Frame 1 (no input): blank canvas, image omitted
Frame 60 (the mouse pressed at the canvas centre just before this capture): blank canvas, image omitted
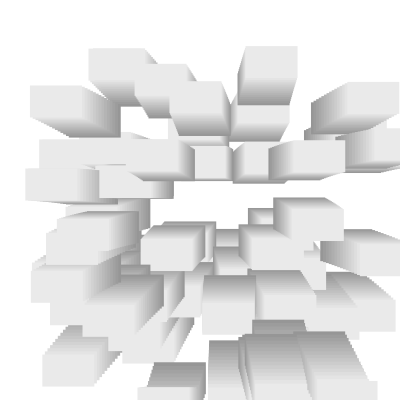
Frame 120 (the mouse held since frame 60 and released just before this capture)

The Processing sketch whose frames 1 and 60 were blank and that drew this single picture after the mouse press (run headless with seeded random() and noise(); from frame 60 on, the mouse is pressed at the canvas centre):

// Processing sketch: processing_41783
// ── processing_41783.pde


ArrayList plist = new ArrayList();
int MAX = 60;
 
void setup() {
  size(400,400);
  background(12);
}
 
void draw() {
  background(255);
  if(mousePressed && mouseButton == RIGHT) {
    background(255);
    boolean clearall = true;
    while(plist.size() > 0) {
      for(int i = 0; i < plist.size(); i++) {
        plist.remove(i);
      }
    }
  }
 
  for(int i = 0; i < plist.size(); i++) {
    Particle p = (Particle) plist.get(i);
    //makes p a particle equivalent to ith particle in ArrayList
    p.run();
    p.update();
    p.gravity();
  }
}
 
void mousePressed() {
  for (int i = 0; i < MAX; i ++) {
    plist.add(new Particle(mouseX,mouseY)); // fill ArrayList with particles
 
    if(plist.size() > 5*MAX) {
      plist.remove(0);
    }
  }
}
class Particle {
  float r = 2;
  PVector pos,speed,grav;
  ArrayList tail;
  float splash = 15;
  int margin = 15;
  int taillength = 15;
 
  Particle(float tempx, float tempy) {
    float startx = tempx + random(-splash,splash);
    float starty = tempy + random(-splash,splash);
    startx = constrain(startx,0,width);
    starty = constrain(starty,0,height);
    float xspeed = random(-3,3);
    float yspeed = random(-3,3);
 
    pos = new PVector(startx,starty);
    speed = new PVector(xspeed,yspeed);
    grav = new PVector(0,0.02);
     
    tail = new ArrayList();
  }
 
  void run() {
    pos.add(speed);
 
    tail.add(new PVector(pos.x,pos.y,0));
    if(tail.size() > taillength) {
      tail.remove(0);
    }
 
    float damping = random(-0.5,-0.6);
    if(pos.x > width - margin || pos.x < margin) {
      speed.x *= damping;
    }
    if(pos.y > height -margin) {
      speed.y *= damping;
    }
  }
 
  void gravity() {
    speed.add(grav);
  }
 
  void update() {
    for (int i = 0; i < tail.size(); i++) {
      PVector tempv = (PVector)tail.get(i);
      noStroke();
      fill(6*i + 150);
      rect(tempv.x,tempv.y,r+50,r+30);
    }
  }
}
